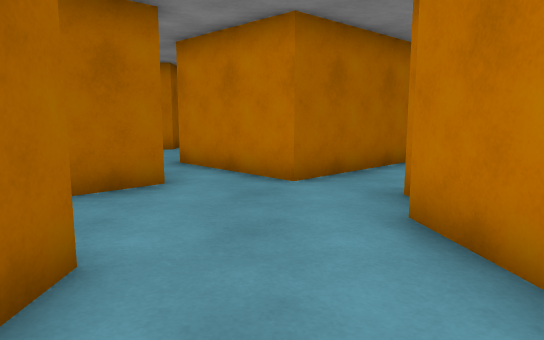
View 1 (above)

19 first-person views from a walk through a 3-D level made in the Unity game engine. The camera is 1.2 m above the floor, tilts 8° down and sees 70° across. The floor is counted in squares, 1 m on a side. Each view is taken from the middle of a square. On the plan, view 1 faces up. The plan holds only what a view shows up to about 15 squares ahead; the rest is blank.

View 2
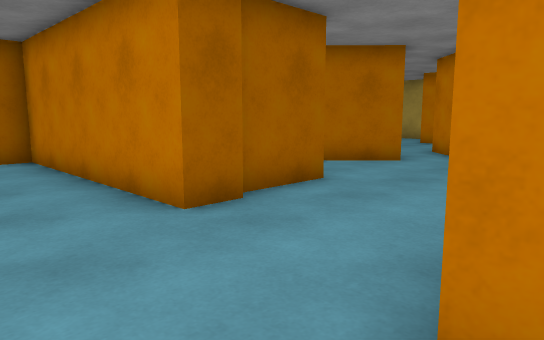

View 3
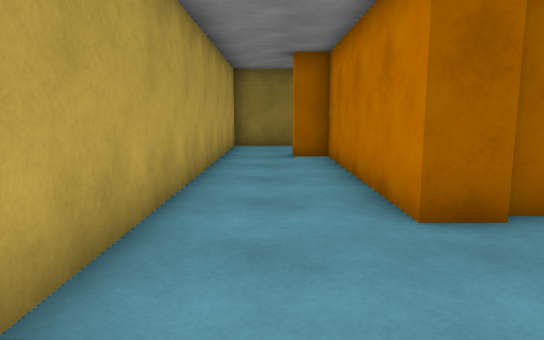

View 4
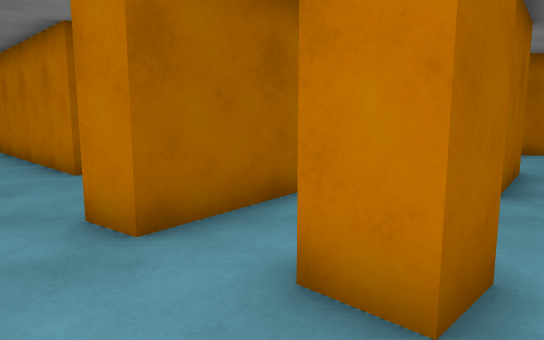

View 5
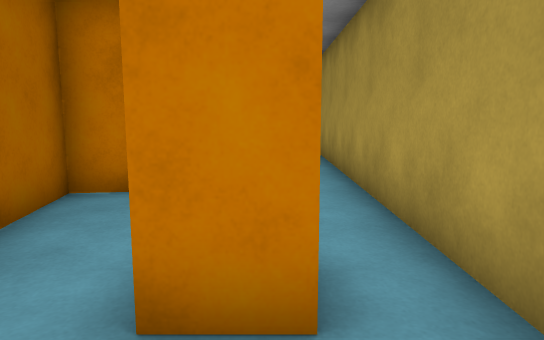

View 6
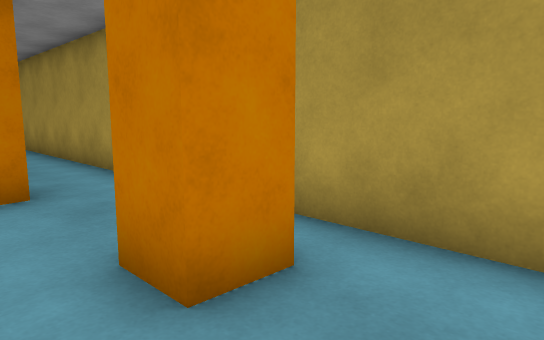

View 7
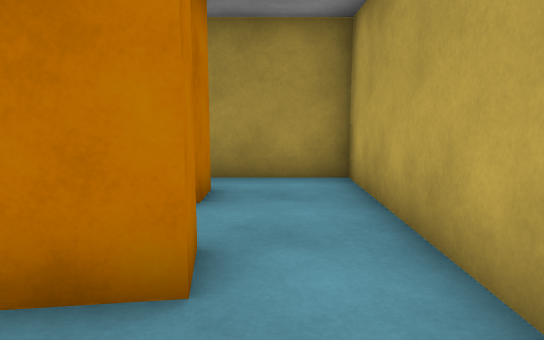

View 8
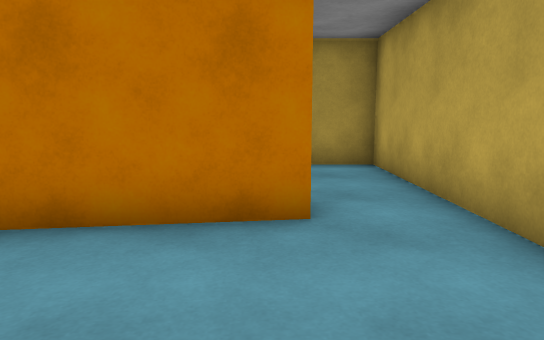

View 9
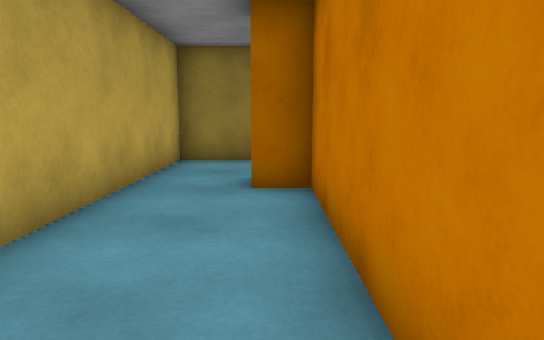

View 10
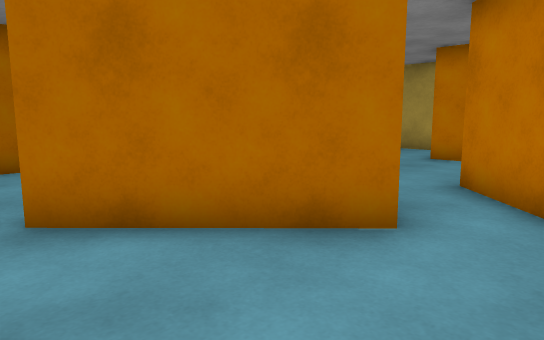

View 11
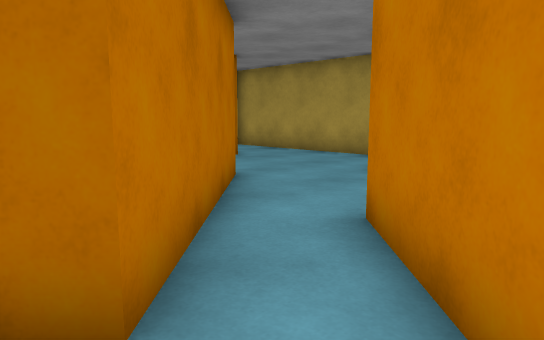

View 12
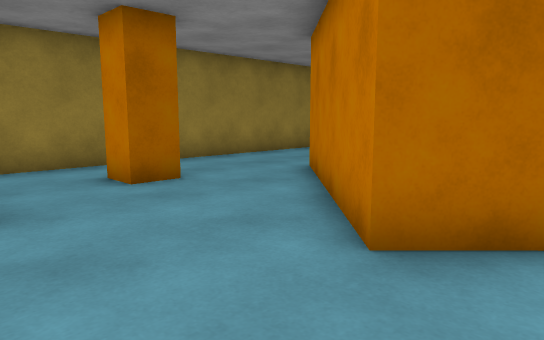

View 13
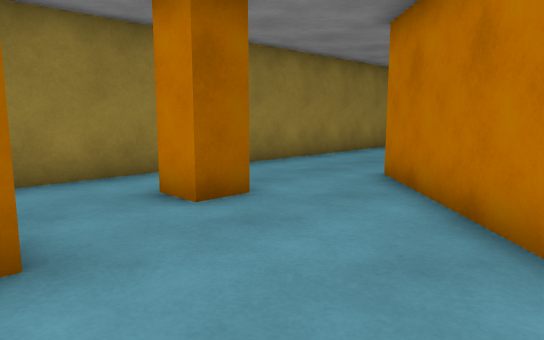

View 14
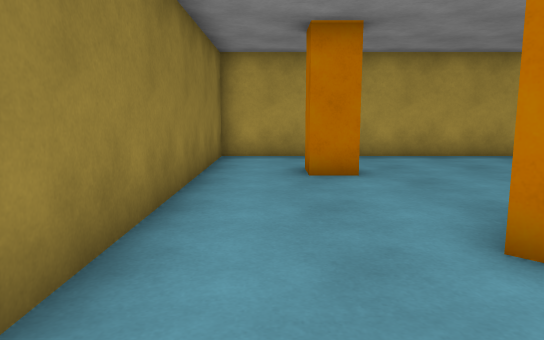

View 15
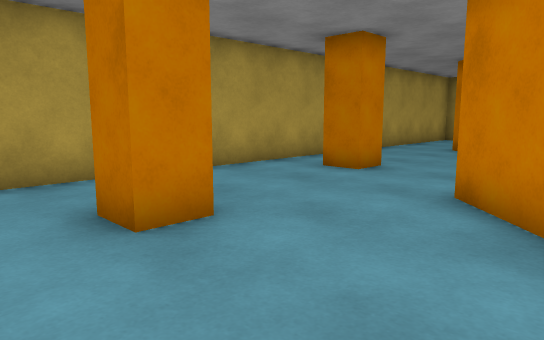

View 16
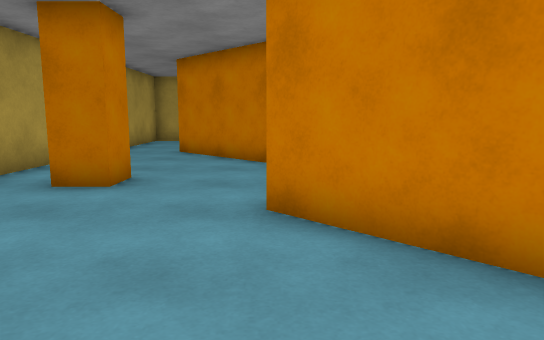

View 17
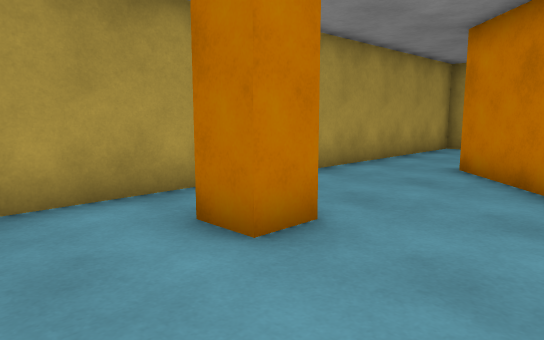

View 18
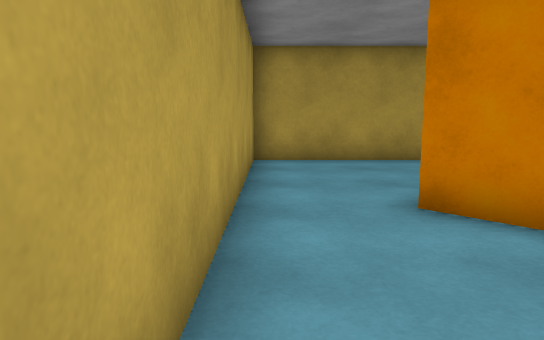

View 19
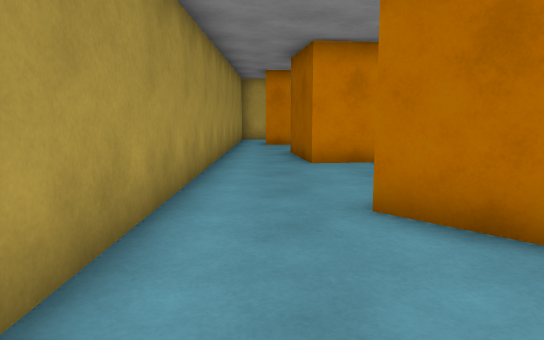

### Floor plan
Points are (right, up) in squares from view 1. A wall is a line through its corners. A room is listed if a view was taken in it or the views show most of it. See-through windows are left out.
Room 1 (views 1, 7, 8, 9, 10, 11)
walls: (-1.3, 0.8) (-1.3, -0.3) (-8.4, -0.3) (-8.4, -1.3) (-9.4, -1.3); (-1.6, 3) (-1.6, 0.8); (2.4, -1.4) (1.6, 4.5); (-2.2, 6.5) (-3.9, 4.8); (1.3, 7.9) (0.4, 7) (-2.4, 10); (-3.2, 8.1) (-2.5, 7.4); (-10.5, -3.5) (1.5, -3.5)
ways out: opening at (2.5, -2.5) to room 2; opening at (-9.5, -2.5) to room 3; opening at (-2.5, 3.5) to room 3; opening at (-2, 9) to room 3; opening at (1, 7) to room 4
Room 2 (views 2, 3, 4, 5, 6)
walls: (5, 6.2) (5.4, 3.3) (2.8, 2.9) (3.4, -1.3) (2.4, -1.4); (1.5, -3.5) (7.5, -3.5) (7.5, 7.5)
ways out: opening at (2.5, -2.5) to room 1; opening at (6.5, 6.5) to room 4
objects: orange block (6, -1) to (6, 0)
Room 3 (views 12, 13, 14, 15, 16, 17, 18)
walls: (-8.3, 8.9) (-6.1, 11.1) (-3.2, 8.1); (-3.9, 4.8) (-4.7, 4) (-9, 8.3); (-12.5, 5.1) (-12.5, 2.4); (-1.1, 11.1) (2, 14.2); (1.5, 16.5) (-12.5, 16.5) (-12.5, 6.8); (-12.5, -1.5) (-12.5, -3.5) (-10.5, -3.5)
ways out: opening at (-9.5, -2.5) to room 1; opening at (-2.5, 3.5) to room 1; opening at (-2, 9) to room 1; opening at (2, 15.5) to room 4
objects: orange block (-10, 4) to (-10, 5); orange block (-10, 13); orange block (-4, 14)
Room 4 (view 19)
walls: (4.5, 11) (1.3, 7.9); (3.5, 12.5) (4.8, 11.2); (7.5, 7.5) (7.5, 16.5) (1.5, 16.5); (3.3, 6) (5, 6.2)
ways out: opening at (1, 7) to room 1; opening at (6.5, 6.5) to room 2; opening at (2, 15.5) to room 3

Where each view was taken, in squares from view 1:
view 1: 0 up, 0 right, facing up
view 2: 3 down, 3 right, facing up-left
view 3: 2 down, 3 right, facing left
view 4: 3 down, 7 right, facing up-left
view 5: 3 down, 6 right, facing up
view 6: 3 down, 4 right, facing up-right
view 7: 2 down, 0 right, facing right
view 8: 1 down, 2 left, facing right
view 9: 1 down, 2 left, facing left
view 10: 3 up, 0 right, facing up-left
view 11: 6 up, 0 right, facing up-left
view 12: 1 up, 3 left, facing up-left
view 13: 1 up, 5 left, facing up-left
view 14: 5 up, 11 left, facing up
view 15: 9 up, 12 left, facing up-right
view 16: 11 up, 11 left, facing right
view 17: 11 up, 7 left, facing up-right
view 18: 16 up, 3 left, facing right
view 19: 16 up, 6 right, facing down
